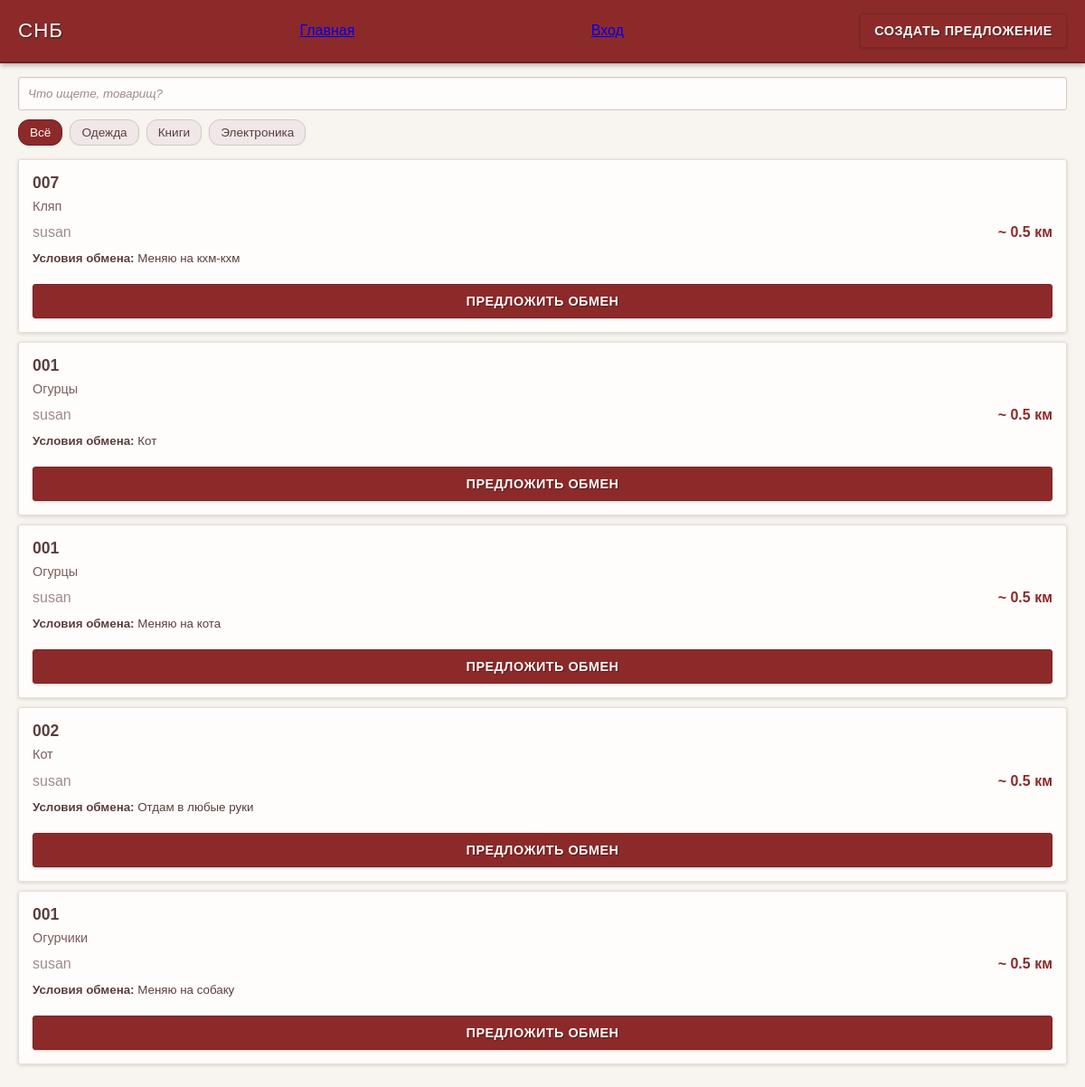
The page /home on the database its author committed.
### db_tables.py (models this page shows, shortened)
class Offer(db.Model):                                                  # предложение
    __tablename__ = "offer"
    id: Mapped[int] = mapped_column(primary_key=True)
    offer_name: Mapped[str] = mapped_column(nullable=False)
    offer_description: Mapped[str] = mapped_column(nullable=False)
    user_id_offeror: Mapped[int] = mapped_column(ForeignKey("user.id", ondelete="CASCADE"), nullable=False)                # связано с User.id
    conditions: Mapped[str] = mapped_column(nullable=True)
    is_hidden: Mapped[bool] = mapped_column(nullable=False, default=False)
    user: Mapped["User"] = relationship(
        "User",
        foreign_keys=[user_id_offeror],
        backref="offers",
        lazy='joined',
    )
    categories: Mapped[List["Category"]] = relationship(
        "Category",
        secondary="offer_category",  # ссылка на промежуточную таблицу
        back_populates="offers",
        lazy='joined',
    )

class User(UserMixin, db.Model):                                                   # пользователь
    __tablename__ = "user"
    id: Mapped[int] = mapped_column(primary_key=True)
    username: Mapped[str] = mapped_column(nullable=False, unique=True)
    password_hash: Mapped[str] = mapped_column(nullable=False)                      # не сам пароль, а хэш от него
    phone_number: Mapped[str] = mapped_column(nullable=True)
    email: Mapped[str] = mapped_column(nullable=True)
    registration_date: Mapped[datetime.datetime] = mapped_column(nullable=False, default=datetime.datetime.now())
    last_seen_online: Mapped[datetime.datetime] = mapped_column(nullable=True)

### routes.py (the view)
@app.route('/home')
def homepage() -> tuple:
    offers = db.session.scalars(
        select(Offer).where(Offer.is_hidden == False).order_by(Offer.id.desc())
    ).unique().all()
    return render_template('homepage.html', offers=offers), 200

### templates/homepage.html (shortened to what this page needs)
{% extends "base.html" %}
{% block header %}
    <form action="{{url_for('offer_creation')[1:]}}">
        <button class="btn-primary">Создать предложение</button>
    </form>
{% endblock %}
{% block main_content %}
        <section class="mb-2">
            <input type="text" class="form-control mb-1" placeholder="Что ищете, товарищ?">
            <div class="d-flex gap-1" style="overflow-x: auto;">
                <button class="btn-secondary active">Всё</button>
                <button class="btn-secondary">Одежда</button>
                <button class="btn-secondary">Книги</button>
                <button class="btn-secondary">Электроника</button>
            </div>
        </section>
        <section>
            {% for offer in offers %}
            <div class="card mb-1">
                <div class="card-body">
                    <div class="card-title">{{ offer.offer_name }}</div>
                    <div class="card-text mb-1">{{ offer.offer_description }}</div>
                    <div class="d-flex justify-content-between text-muted">
                        <span>{{ offer.user.username if offer.user else 'Неизвестный пользователь' }}</span>
                        <span class="text-primary">~ 0.5 км</span>
                    </div>
                    {% if offer.conditions %}
                    <div class="mt-1 mb-1">
                        <small><strong>Условия обмена:</strong> {{ offer.conditions }}</small>
                    </div>
                    {% endif %}
                    <button class="btn-primary mt-1" style="width: 100%;">Предложить обмен</button>
                </div>
            </div>
            {% endfor %}
        </section>
{% endblock %}

### templates/base.html (shortened to what this page needs)
<!DOCTYPE html>
<html lang="ru">
<head>
    <link rel="stylesheet" href="{{ url_for('static', filename='css/basic_style.css') }}">
</head>
<body>
    <header class="soviet-header">
        <div class="logo">СНБ</div>
        <a href="{{url_for('homepage')}}">Главная</a>
        {% if current_user.is_authenticated %}
            <a href="{{url_for('homepage')}}">{{current_user.username}}</a>
            <a href="{{url_for('logout')}}">Выход</a>
        {% else %}
            <a href="{{url_for('login')}}">Вход</a>
        {% endif %}
        {% block header %}{% endblock %}
    </header>
    <main class="p-2">
        {% block main_content %}{% endblock %}
    </main>
</body>
</html>

### static/css/basic_style.css (style rules this page uses)
* { margin: 0; padding: 0; box-sizing: border-box; }
body { font-family: Arial, sans-serif; background-color: #f8f4f0; color: #5a3e3e; }
.soviet-header { background-color: #8c2a2a; background-image: url('https://encrypted-tbn0.gstatic.com/images?q=tbn:ANd9GcQ3LHROIh3tK6deswum_szGn93pKankl5Zn4bprjRwRrkM9362WW01AH1Rp51JqieDmdW4&usqp=CAU'); background-blend-mode: multiply; background-size: contain; background-repeat: no-repeat; background-position: 45px 4px; color: #fff8f8; padding: 15px 20px; display: flex; justify-content: space-between; align-items: center; box-shadow: 0 2px 6px rgba(0,0,0,0.3); border-bottom: 2px solid #6d1f1f; position: relative; }
.logo { font-family: Impact, Haettenschweiler, 'Arial Narrow Bold', sans-serif; font-size: 1.4em; letter-spacing: 1px; text-shadow: 1px 1px 2px rgba(0, 0, 0, 0.5); }
.btn-primary { background-color: #8c2a2a; color: #fff8f8; border: 1px solid #7a2424; padding: 10px 15px; border-radius: 3px; cursor: pointer; font-weight: bold; text-shadow: 1px 1px 1px rgba(0, 0, 0, 0.4); box-shadow: 0 1px 3px rgba(0,0,0,0.2); transition: all 0.2s; text-transform: uppercase; letter-spacing: 0.5px; font-size: 0.9em; }
.btn-secondary { background-color: #f0e8e8; border: 1px solid #d4c6c6; padding: 6px 12px; border-radius: 12px; cursor: pointer; white-space: nowrap; transition: all 0.2s; color: #5a3e3e; font-size: 0.85em; box-shadow: 0 1px 2px rgba(0,0,0,0.05); }
.btn-secondary.active { background-color: #8c2a2a; color: #fff8f8; border-color: #6d1f1f; }
.form-control { width: 100%; padding: 10px; border: 1px solid #d4c6c6; border-radius: 3px; background-color: #fffdfb; color: #5a3e3e; box-shadow: inset 1px 1px 2px rgba(0,0,0,0.05); }
.form-control::placeholder { color: #9e8a8a; font-style: italic; }
.card { background-color: #fffdfb; border-radius: 3px; box-shadow: 0 1px 4px rgba(0,0,0,0.15); overflow: hidden; border-left: 4px solid #8c2a2a; border: 1px solid #e8ddd8; }
.card-body { padding: 15px; }
.card-title { font-weight: bold; font-size: 1.1em; color: #5a3e3e; margin-bottom: 5px; }
.card-text { color: #7a5e5e; font-size: 0.9em; line-height: 1.4; }
.text-muted { color: #9e8a8a; }
.text-primary { color: #8c2a2a; font-weight: bold; }
.d-flex { display: flex; }
.justify-content-between { justify-content: space-between; }
.gap-1 { gap: 8px; }
.mb-1 { margin-bottom: 10px; }
.mb-2 { margin-bottom: 15px; }
.mt-1 { margin-top: 10px; }
.p-2 { padding: 15px 20px; }

### rows shown on the page
Offer: offer_name "007", offer_description "Кляп", user "susan", conditions "Меняю на кхм-кхм"
Offer: offer_name "001", offer_description "Огурцы", user "susan", conditions "Кот"
Offer: offer_name "001", offer_description "Огурцы", user "susan", conditions "Меняю на кота"
Offer: offer_name "002", offer_description "Кот", user "susan", conditions "Отдам в любые руки"
Offer: offer_name "001", offer_description "Огурчики", user "susan", conditions "Меняю на собаку"
